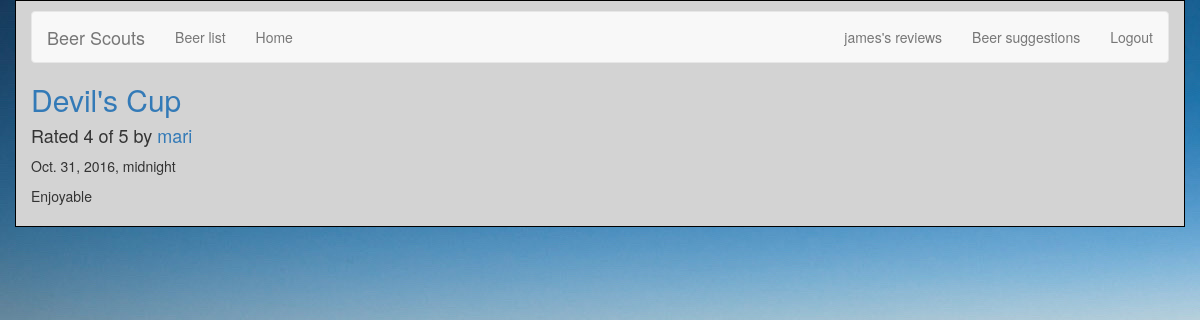
Screenshot of /reviews/review/2/ (signed in) with the database file from the repository.
### reviews/models.py (models this page shows, shortened)
class Review(models.Model):
    RATING_CHOICES = (
        (1, '1'),
        (2, '2'),
        (3, '3'),
        (4, '4'),
        (5, '5'),
    )
    beer = models.ForeignKey(Beer, on_delete=models.CASCADE,)
    pub_date = models.DateTimeField('date published')
    user_name = models.CharField(max_length=100)
    comment = models.CharField(max_length=200)
    rating = models.IntegerField(choices=RATING_CHOICES)

class Beer(models.Model):
    name = models.CharField(max_length=200)
    abv = models.CharField(max_length=200)
    ibu = models.CharField(max_length=200)
    style = models.CharField(max_length=200)
    ounces = models.CharField(max_length=200)

### reviews/views.py (the view)
# urls.py: re_path(r'review/(?P<review_id>[0-9]+)/$', views.review_detail, name='review_detail'),
def review_detail(request, review_id):
    review = get_object_or_404(Review, pk=review_id)
    return render(request, 'reviews/review_detail.html', {'review': review})

### reviews/templates/reviews/review_detail.html (shortened to what this page needs)
{% extends 'base.html' %}
{%load static%}
{% block title %}
<h2><a href="{% url 'reviews:beer_detail' review.beer.id %}">{{ review.beer.name }}</a></h2>
{% endblock %}
{% block content %}
<h4>Rated {{ review.rating }} of 5 by <a href="{% url 'reviews:user_review_list' review.user_name %}" >{{ review.user_name }}</a></h4>
<p>{{ review.pub_date }}</p>
<p>{{ review.comment }}</p>
{% endblock %}

### templates/base.html (shortened to what this page needs)
{% load bootstrap3 %}
{%load static%}
<link rel="stylesheet" href="{% static 'reviews/style.css'%}" type="text/css">
{% bootstrap_css %}
{% block bootstrap3_content %}
<div class="container">
    <nav class="navbar navbar-default">
        <div class="navbar-header">
            <a class="navbar-brand" href="{% url 'reviews:review_list' %}">Beer Scouts</a>
        </div>
        <div id="navbar" class="navbar-collapse collapse">
            <ul class="nav navbar-nav">
                <li><a href="{% url 'reviews:beer_list' %}">Beer list</a></li>
                <li><a href="{% url 'reviews:review_list' %}">Home</a></li>
            </ul>
            <ul class="nav navbar-nav navbar-right">
            {% if user.is_authenticated %}
                <li><a href="{% url 'reviews:user_review_list' user.username %}">{{ user.username }}'s reviews</a></li>
                <li><a href="{% url 'reviews:user_recommendation_list' %}">Beer suggestions</a></li>
                <li><a href="{% url 'auth:logout' %}">Logout</a></li>
                {% else %}
                <li><a href="{% url 'auth:login' %}">Login</a></li>
                <li><a href="/accounts/register">Register</a></li>
                {% endif %}
            </ul>
        </div>
    </nav>
    <h1>{% block title %}(no title){% endblock %}</h1>
    {% block content %}(no content){% endblock %}
</div>
{% endblock %}

### reviews/static/reviews/style.css (style rules this page uses)
.container { margin: auto; width: 80%; border: 1px solid black; padding: 10px; background-color: lightgray; box-shadow: gray; }
a { color: black; }
h1 { font-style: oblique; align-items: center; }
h4 { color: black; }

### rows the page displays
Review: beer.name "Devil's Cup", rating "4", user_name "mari", pub_date "Oct. 31, 2016, midnight", comment "Enjoyable"

### other values shown
{{ user.username }} "james"
